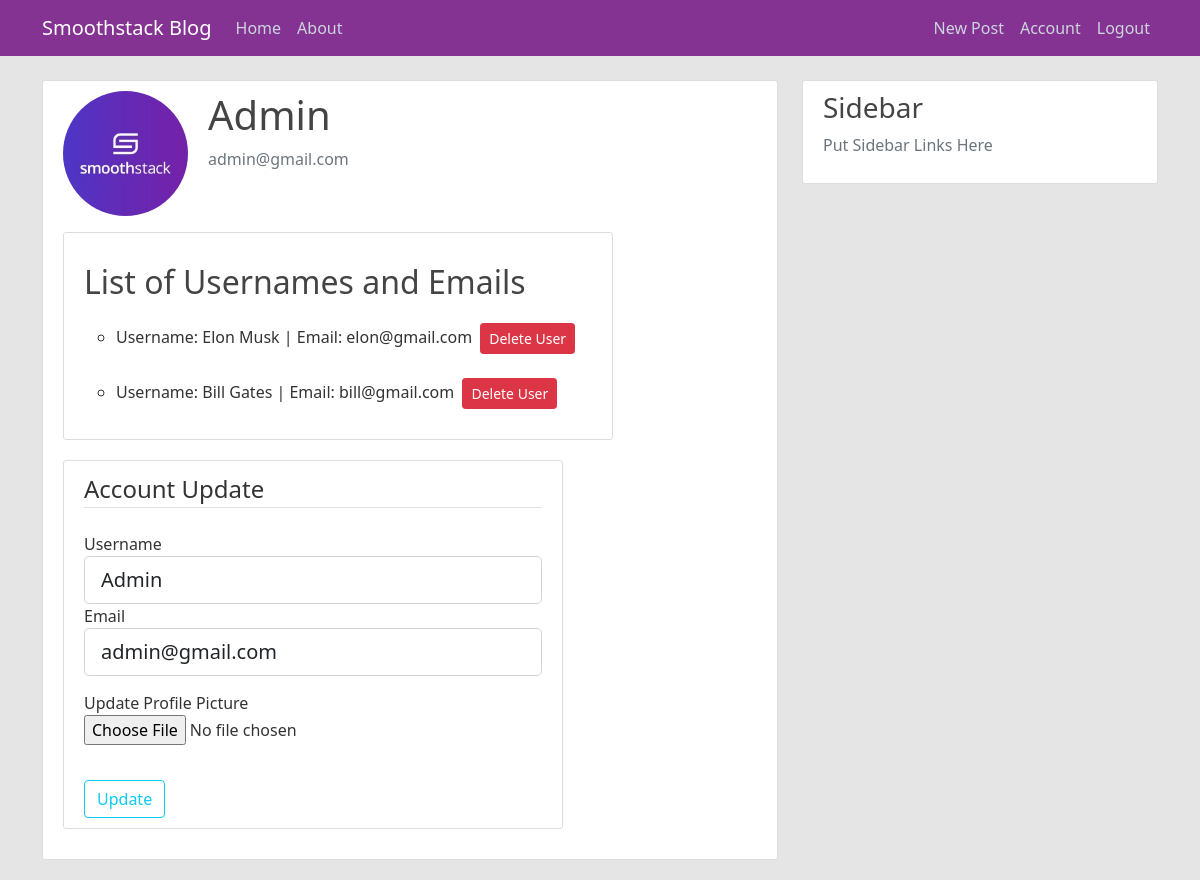
Page /account (signed in) on the committed database.
### app_package/models.py (models this page shows, shortened)
class User(db.Model, UserMixin):
    id = db.Column(db.Integer, primary_key=True)
    username = db.Column(db.String(20), unique=True, nullable=False)
    email = db.Column(db.String(120), unique=True, nullable=False)
    image_file = db.Column(db.String(20), nullable=False, default='default.jpg')
    password = db.Column(db.String(60), nullable=False)
    posts = db.relationship('Post', backref='author', lazy=True)

### app_package/routes.py (the view)
@application.route("/account", methods=["POST", "GET"])
@login_required
def account():
    update_form = UpdateAccountForm()  # user can update account info
    if update_form.validate_on_submit():
        if update_form.picture.data:  # check if picture provided
            picture_file = save_picture(update_form.picture.data)  # names, resizes, and saves new picture
            if picture_file:  # removes old picture if not default
                if current_user.image_file != "default.jpg":
                    remove_old_picture(current_user.image_file)
            current_user.image_file = picture_file  # saves to db new image file name under user
        current_user.username = update_form.username.data
        current_user.email = update_form.email.data
        db.session.commit()
        flash("Your Account Has Been Updated", "success")
        return redirect(url_for("account"))
    elif request.method == "GET":  # fills in user data into form
        update_form.username.data = current_user.username
        update_form.email.data = current_user.email
    image_file = url_for("static", filename="profile_pics/" + current_user.image_file)
    users = User.query.all()
    admin = "admin"
    return render_template("account.html", title="Account", image_file=image_file, users=users, admin=admin, form=update_form)

### app_package/forms.py (shortened to what this page needs)
class UpdateAccountForm(FlaskForm):
    username = StringField('Username',
                           validators=[DataRequired(), Length(min=2, max=20)])
    email = StringField('Email',
                        validators=[DataRequired(), Email()])
    picture = FileField("Update Profile Picture", validators=[FileAllowed(["jpg","png","jpeg"])])
    submit = SubmitField('Update')

### app_package/models.py (called while the page is built)
@login_manager.user_loader
def load_user(user_id):
    return User.query.get(int(user_id))

### app_package/templates/account.html (shortened to what this page needs)
{% extends "layout.html" %}
{% block content %}
    <div class="content-section" style="overflow: hidden; min-width: 550px">
      <div class="media" style="float:left">
          <img class="rounded-circle account-img" src={{ image_file }}>
      </div>
      <div class="media-body" style="float: left">
          <h2 class="account-heading">{{ current_user.username }}</h2>
          <p class="text-secondary">{{ current_user.email }}</p>
      </div>
      {% if current_user.username.lower() == admin %}
      <div class="content-section" style="clear: both;float: left; width: 550px">
                <h2 style="padding-bottom: 10px; padding-top: 20px">List of Usernames and Emails</h2>
                {% for user in users %}
                    {% if user.id != 1 %}
                        <ul><li style="padding:0">Username: {{ user.username }}  |   Email: {{ user.email }}
                        <a class="btn btn-danger btn-sm m-1" href="{{ url_for("delete_user", user_id=user.id) }}" onclick="return confirm('Are you sure?')">Delete User</a></li></ul>
                    {% endif %}
                {% endfor %}
      </div>
      {% endif %}
      <div class="content-section" style="clear: both;float: left; width: 500px">
          <form method="POST" action="" enctype="multipart/form-data">
            <fieldset class="form-group">
                <legend class="border-bottom mb-4">Account Update</legend>
                <div class="form-group">
                    {{ form.username.label(class="form-control-label") }}
                    {% if form.username.errors %}
                        {{ form.username(class="form-control form-control-lg is-invalid") }}
                        <div class="invalid-feedback">
                            {% for error in form.username.errors %}
                                <span>{{ error }}</span>
                            {% endfor %}
                        </div>
                    {% else %}
                        {{ form.username(class="form-control form-control-lg") }}
                    {% endif %}
                </div>
                <div class="form-group">
                    {{ form.email.label(class="form-control-label") }}
                    {% if form.email.errors %}
                        {{ form.email(class="form-control form-control-lg is-invalid") }}
                        <div class="invalid-feedback">
                            {% for error in form.email.errors %}
                                <span>{{ error }}</span>
                            {% endfor %}
                        </div>
                    {% else %}
                        {{ form.email(class="form-control form-control-lg") }}
                    {% endif %}
                </div>
                <div class="form-group" style="margin: 15px 0 15px 0">
                    {{ form.picture.label() }}
                    {{ form.picture(class="form-control-file") }}
                </div>
            </fieldset>
            <div class="form-group" style="padding-top: 20px">
                {{ form.submit(class="btn btn-outline-info") }}
            </div>
        </form>
      </div>
    </div>
{% endblock content %}

### app_package/static/main.css (style rules this page uses)
body { background: #fafafa; color: #333333; margin-top: 5rem; }
h1, h2, h3, h4, h5, h6 { color: #444444; }
.content-section { background: #ffffff; padding: 10px 20px; border: 1px solid #dddddd; border-radius: 3px; margin-bottom: 20px; }
.account-img { height: 125px; width: 125px; margin-right: 20px; margin-bottom: 16px; }
.account-heading { font-size: 2.5rem; }
ul { list-style-type: circle; }

### rows in the picture
User: username "Admin", email "admin@gmail.com"
User: username "Elon Musk", email "elon@gmail.com"
User: username "Bill Gates", email "bill@gmail.com"
